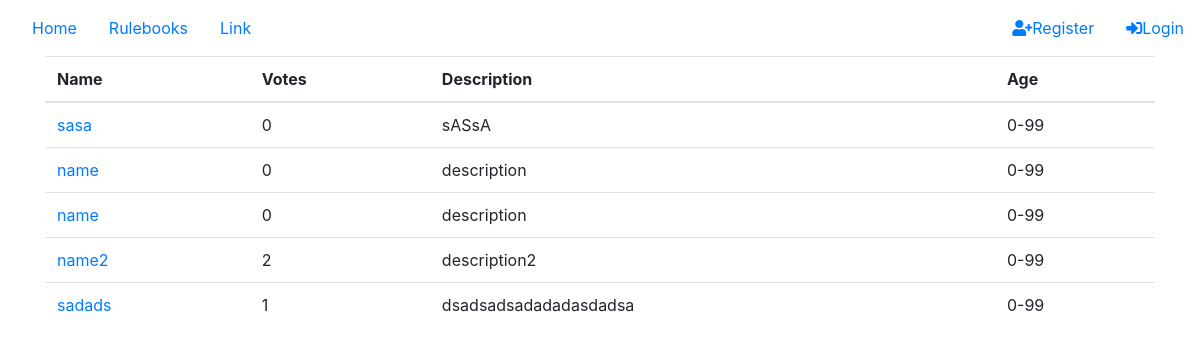
/rank/, run on the app's committed database.
### rank/models.py (models this page shows, shortened)
class Rulebook(models.Model):
    owner = models.ForeignKey(User, on_delete=models.CASCADE)
    name = models.CharField(max_length=50, default='name')
    description_text = models.CharField(max_length=200, default='description')
    general_votes = models.IntegerField(default=0)
    valor_hot = models.IntegerField(default=0)
    valor_new = models.IntegerField(default=0)
    create_date = models.DateTimeField('date created',default=timezone.now)
    modified_date = models.DateTimeField('date modified',default=timezone.now)
    recommended_age_min = models.IntegerField(default=0)
    recommended_age_max = models.IntegerField(default=99)
    num_players_min = models.IntegerField(default=1)
    num_players_max = models.IntegerField(default=5)
    skill_rate = models.IntegerField(default=0)
    luck_rate = models.IntegerField(default=0)
    game_time_median = models.IntegerField(default=30)

### rank/views.py (the view)
# urls.py: path('', views.rulebook_list, name='index'),
def rulebook_list(request):
    rulebook_list = Rulebook.objects.order_by('-create_date')[:5]
    context = {'rulebook_list': rulebook_list}
    return render(request, 'rank/rulebook_list.html', context)

### rank/templates/rank/rulebook_list.html
{% extends 'home/base.html' %}
{% block content %}
<div class="container">
{% if rulebook_list %}
    <table class="table">
        <thead>
        <tr>
            <th scope="col">Name</th>
            <th scope="col">Votes</th>
            <th scope="col">Description</th>
            <th scope="col">Age</th>
        </tr>
        </thead>
        <tbody>
            {% for rulebook in rulebook_list %}
            <tr>
                <td>
                    <a href="{% url 'rulebook:rulebook_detail' rulebook.id %}">{{ rulebook.name }}</a>
                </td>
                <td>{{ rulebook.general_votes }}</td>
                <td>{{ rulebook.description_text }}</td>
                <td>{{ rulebook.recommended_age_min }}-{{ rulebook.recommended_age_max }}</td>
            </tr>
            {% endfor %}
        </tbody>
    </table>
{% else %}
    <p>No rulebooks are available.</p>
{% endif %}
</div>
{% endblock content %}

### data on the page
Rulebook: name "sasa", general_votes "0", description_text "sASsA", recommended_age_min "0", recommended_age_max "99"
Rulebook: name "name", general_votes "0", description_text "description", recommended_age_min "0", recommended_age_max "99"
Rulebook: name "name", general_votes "0", description_text "description", recommended_age_min "0", recommended_age_max "99"
Rulebook: name "name2", general_votes "2", description_text "description2", recommended_age_min "0", recommended_age_max "99"
Rulebook: name "sadads", general_votes "1", description_text "dsadsadsadadadasdadsa", recommended_age_min "0", recommended_age_max "99"
